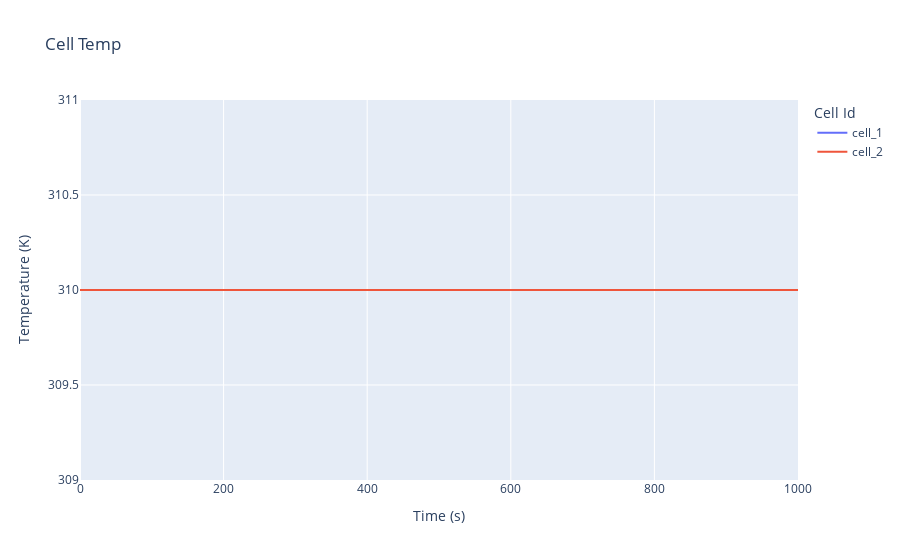

This figure's notebook cell:
### Code cell
fig = make_subplots(

)

fig.add_trace(
    go.Scatter(
        x=time, y=T_bat[:, 0], name="cell_1"
    )
)

fig.add_trace(
    go.Scatter(
        x=time, y=T_bat[:, 1], name="cell_2"
    )
)

fig.update_layout(
    title="Cell Temp",
    xaxis_title="Time (s)",
    yaxis_title="Temperature (K)",
    legend_title="Cell Id",
)
